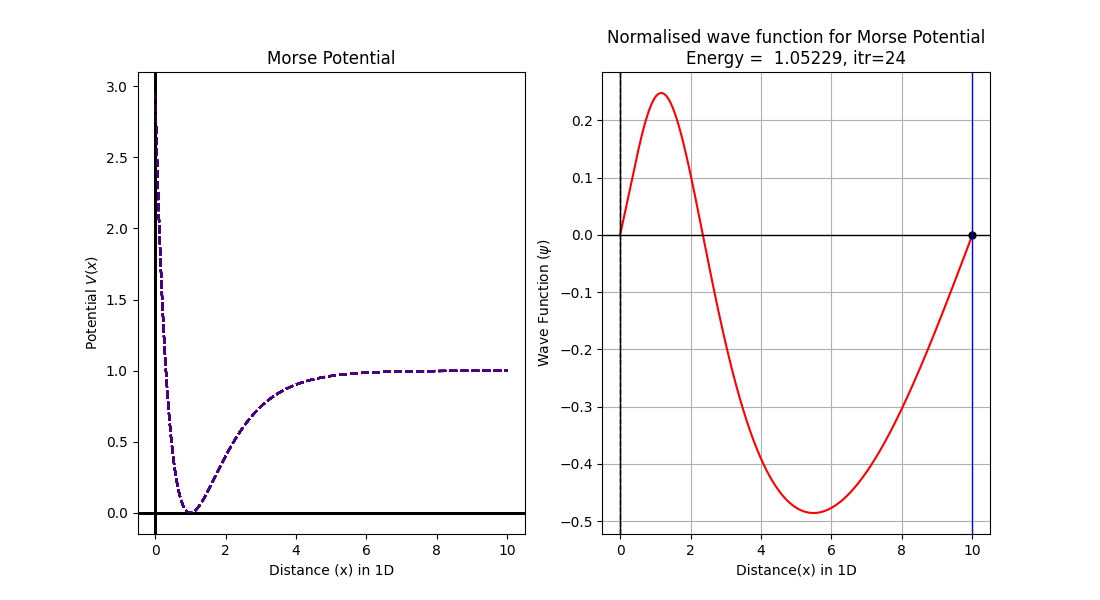

Python code for this plot:
#Solution of Schrodinger's 1D wave equation for Morse potential
#Numerov Method

import numpy as np
import matplotlib.pyplot as plt
from scipy.integrate import simpson


#Define the dimensionless potential
def V(x):
    D=1
    b=1
    return D*(1-np.exp(-(x-b)))**2 

   
#Boundary conditions for a wave function
x0,y0,xn,yn=0,0,10,0
n=1000
x,h=np.linspace(x0,xn,n,retstep='True')
psi=np.zeros(n)
psi[0],psi[1]=0,0.001

#Numerov method with shooting parameter E as energy
def Morse(E):
    k=2*(E-V(x))            #Parameter from Time Independent Schrodinger Equation
    for i in range(1,n-1):   
       psi[i+1]=(2*(1-(5/12)*h**2*k[i])*psi[i]-(1+(1/12)*h**2*k[i-1])*psi[i-1])/(1+(1/12)*h**2*k[i+1])
    return psi 



#Guessing energy value from plot
energies=np.arange(0,1.5,0.01)
H=[]
for i in energies:
    hits=Morse(i)[-1]
    H.append(hits)
    
plt.plot(energies,H,'b-')
plt.axhline(color='black',lw=1)
plt.axvline(color='black',lw=1)
plt.xlabel('Energy')
plt.ylabel('End-point')
plt.ylim(-1.2,1.2)
plt.xlim(0,3)
plt.minorticks_on()
plt.grid(which='minor',color='green',ls='--')
plt.savefig('/home/tux_blue/Desktop/GitHub/Computational-Physics-UG/Application to some physics problems/Scrodinger Equation/TISE/Numerov Method/Primitive Method/Python Files/Morse_hits.png')
plt.show()



#Bisection method for proper choice of energy
while True:
    E1=eval(input('Enter the 1st guess of energy : '))
    E2=eval(input('Enter the 2nd guess of energy : '))
    if Morse(E1)[-1]*Morse(E2)[-1]<0:
        break
    print('Energy does not exist between the guesses\nEnter new guesses')

itr=0.0
plt.figure(figsize=(11,6)) 
while True:
    E3=(E1+E2)/2
    if Morse(E3)[-1]==0:
        break
    if Morse(E1)[-1]*Morse(E3)[-1]>0:
        E1=E3
    else:
        E2=E3
    itr=itr+1
    acc=abs(E1-E2)
    if acc<0.00000001:
        break
          
#Normalisation of wave function
    N=1/np.sqrt(simpson(Morse(E3)*Morse(E3),x=x))
    solution=N*Morse(E3)

#Plotting and printing
    plt.subplot(121)
    plt.plot(x,V(x),'--',color='indigo')
    plt.ylabel(r'Potential $V(x)$')
    plt.xlabel('Distance (x) in 1D')
    plt.title('Morse Potential')
    plt.axhline(color='black',lw=1)
    plt.axvline(color='black',lw=1)
    
    plt.subplot(122)
    plt.cla()
    plt.plot(x,solution,'r',lw=1.5)
    plt.plot(x[-1],Morse(E3)[-1],'o',color='black',ms=5)
    plt.title('Normalised wave function for Morse Potential\n'+r'Energy =%9.5f, itr=%2i'%(E3,itr))
    plt.xlabel('Distance(x) in 1D')
    plt.ylabel(r'Wave Function ($\psi$)')
    plt.axhline(color='black',lw=1)
    plt.axvline(color='black',lw=1)
    plt.axvline(x=x0,color='black',lw=1,ls='--')
    plt.axvline(x=xn,color='blue',lw=1)
    plt.grid()
    plt.pause(0.5)

plt.savefig('/home/tux_blue/Desktop/GitHub/Computational-Physics-UG/Application to some physics problems/Scrodinger Equation/TISE/Numerov Method/Primitive Method/Python Files/Morse.png')
plt.show()
print('The energy satisfying the boundary condition is',E3)
     
